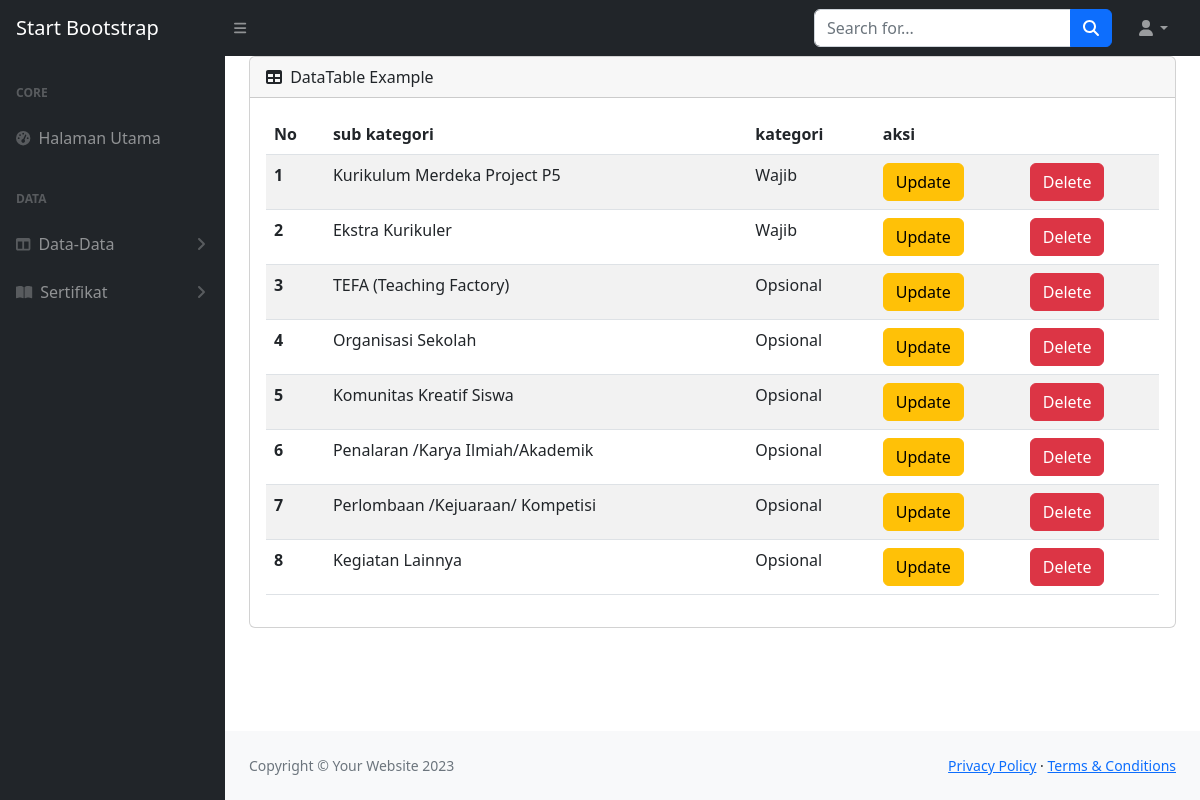
Page /tampilan/kategori.php on the committed database.
### tables this page shows
CREATE TABLE `kategori` (
  `id_kategori` char(5) NOT NULL,
  `kategori` enum('Wajib','Opsional') NOT NULL,
  `sub_kategori` varchar(50) NOT NULL
);

### tampilan/kategori.php (the view, shortened to what this page needs)
<!DOCTYPE html>
<html lang="en">
<head>
    <link href="https://cdn.jsdelivr.net/npm/simple-datatables@7.1.2/dist/style.min.css" rel="stylesheet" />
    <link href="../design/css/styles.css" rel="stylesheet" />
</head>
<body class="sb-nav-fixed">
    <nav class="sb-topnav navbar navbar-expand navbar-dark bg-dark">
        <a class="navbar-brand ps-3" href="index.html">Start Bootstrap</a>
        <button class="btn btn-link btn-sm order-1 order-lg-0 me-4 me-lg-0" id="sidebarToggle" href="#!"><i class="fas fa-bars"></i></button>
        <form class="d-none d-md-inline-block form-inline ms-auto me-0 me-md-3 my-2 my-md-0">
            <div class="input-group">
                <input class="form-control" type="text" placeholder="Search for..." aria-label="Search for..." aria-describedby="btnNavbarSearch" />
                <button class="btn btn-primary" id="btnNavbarSearch" type="button"><i class="fas fa-search"></i></button>
            </div>
        </form>
        <ul class="navbar-nav ms-auto ms-md-0 me-3 me-lg-4">
            <li class="nav-item dropdown">
                <a class="nav-link dropdown-toggle" id="navbarDropdown" href="#" role="button" data-bs-toggle="dropdown" aria-expanded="false"><i class="fas fa-user fa-fw"></i></a>
            </li>
        </ul>
    </nav>
    <div id="layoutSidenav">
        <?php include("../components/navbar.php") ?>
        <div id="layoutSidenav_content">
            <main>
                <div class="container-fluid px-4">
                    <div class="card mb-4">
                        <div class="card-header">
                            <i class="fas fa-table me-1"></i>
                            DataTable Example
                        </div>
                        <div class="card-body">
                            <table class="table table-striped table-hover">
                                <thead>
                                    <tr>
                                        <th scope="col">No</th>
                                        <th scope="col">sub kategori</th>
                                        <th scope="col">kategori</th>
                                        <th scope="col" colspan="2">aksi</th>
                                    </tr>
                                </thead>
                                <tbody>
                                    <?php
                                    include "../koneksi.php";
                                    $no = 1;
                                    $data_siswa = mysqli_query($koneksi, "SELECT * FROM kategori ORDER BY id_kategori ASC");
                                    while ($data = mysqli_fetch_assoc($data_siswa)) {
                                    ?>
                                        <tr>
                                            <th scope="row"><?= $no++ ?></th>
                                            <td><?= $data['sub_kategori'] ?></td>
                                            <td><?= $data['kategori'] ?></td>
                                            <td><a href="halaman_utama.php?page=ubah_kategori&id_kategori=<?= $data['id_kategori'] ?>" class="btn btn-warning">Update</a></td>
                                            <td><a href="halaman_utama.php?page=kategori&id_kategori=<?= $data['id_kategori'] ?>" class="btn btn-danger" onclick="return confirm('Apakah yakin menghapus data siswa?')">Delete</a></td>
                                        </tr>
                                    <?php
                                    }
                                    ?>
                                </tbody>
                            </table>
                        </div>
                    </div>
                </div>
            </main>
            <footer class="py-4 bg-light mt-auto">
                <div class="container-fluid px-4">
                    <div class="d-flex align-items-center justify-content-between small">
                        <div class="text-muted">Copyright &copy; Your Website 2023</div>
                        <div>
                            <a href="#">Privacy Policy</a>
                            &middot;
                            <a href="#">Terms &amp; Conditions</a>
                        </div>
                    </div>
                </div>
            </footer>
        </div>
    </div>
</body>
</html>

### rows in the picture
kategori: sub_kategori "Kurikulum Merdeka Project P5", kategori "Wajib"
kategori: sub_kategori "Ekstra Kurikuler", kategori "Wajib"
kategori: sub_kategori "TEFA (Teaching Factory)", kategori "Opsional"
kategori: sub_kategori "Organisasi Sekolah", kategori "Opsional"
kategori: sub_kategori "Komunitas Kreatif Siswa", kategori "Opsional"
kategori: sub_kategori "Penalaran /Karya Ilmiah/Akademik", kategori "Opsional"
kategori: sub_kategori "Perlombaan /Kejuaraan/ Kompetisi", kategori "Opsional"
kategori: sub_kategori "Kegiatan Lainnya", kategori "Opsional"
